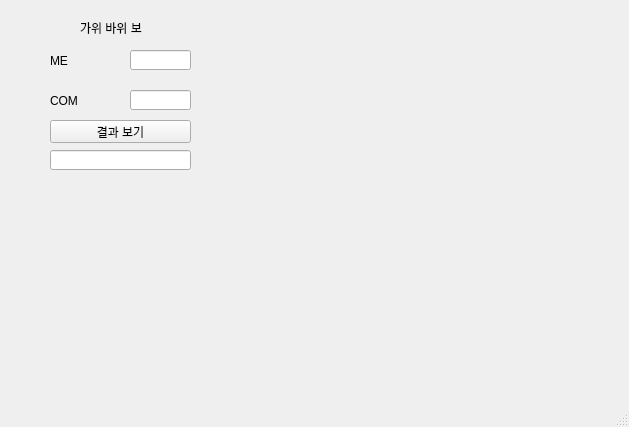
<?xml version="1.0" encoding="UTF-8"?>
<ui version="4.0">
 <class>MainWindow</class>
 <widget class="QMainWindow" name="MainWindow">
  <property name="geometry">
   <rect>
    <x>0</x>
    <y>0</y>
    <width>629</width>
    <height>427</height>
   </rect>
  </property>
  <property name="windowTitle">
   <string>MainWindow</string>
  </property>
  <widget class="QWidget" name="centralwidget">
   <widget class="QLabel" name="label">
    <property name="geometry">
     <rect>
      <x>50</x>
      <y>50</y>
      <width>41</width>
      <height>21</height>
     </rect>
    </property>
    <property name="text">
     <string>ME</string>
    </property>
   </widget>
   <widget class="QPushButton" name="pb">
    <property name="geometry">
     <rect>
      <x>50</x>
      <y>120</y>
      <width>141</width>
      <height>23</height>
     </rect>
    </property>
    <property name="text">
     <string>결과 보기</string>
    </property>
   </widget>
   <widget class="QLineEdit" name="leMine">
    <property name="geometry">
     <rect>
      <x>130</x>
      <y>50</y>
      <width>61</width>
      <height>20</height>
     </rect>
    </property>
   </widget>
   <widget class="QLineEdit" name="leCom">
    <property name="geometry">
     <rect>
      <x>130</x>
      <y>90</y>
      <width>61</width>
      <height>20</height>
     </rect>
    </property>
   </widget>
   <widget class="QLineEdit" name="leResult">
    <property name="geometry">
     <rect>
      <x>50</x>
      <y>150</y>
      <width>141</width>
      <height>20</height>
     </rect>
    </property>
   </widget>
   <widget class="QLabel" name="label_2">
    <property name="geometry">
     <rect>
      <x>50</x>
      <y>90</y>
      <width>41</width>
      <height>21</height>
     </rect>
    </property>
    <property name="text">
     <string>COM</string>
    </property>
   </widget>
   <widget class="QLabel" name="lbTitle">
    <property name="geometry">
     <rect>
      <x>80</x>
      <y>20</y>
      <width>81</width>
      <height>16</height>
     </rect>
    </property>
    <property name="text">
     <string>가위 바위 보</string>
    </property>
   </widget>
  </widget>
  <widget class="QMenuBar" name="menubar">
   <property name="geometry">
    <rect>
     <x>0</x>
     <y>0</y>
     <width>629</width>
     <height>21</height>
    </rect>
   </property>
  </widget>
  <widget class="QStatusBar" name="statusbar"/>
 </widget>
 <resources/>
 <connections/>
</ui>
